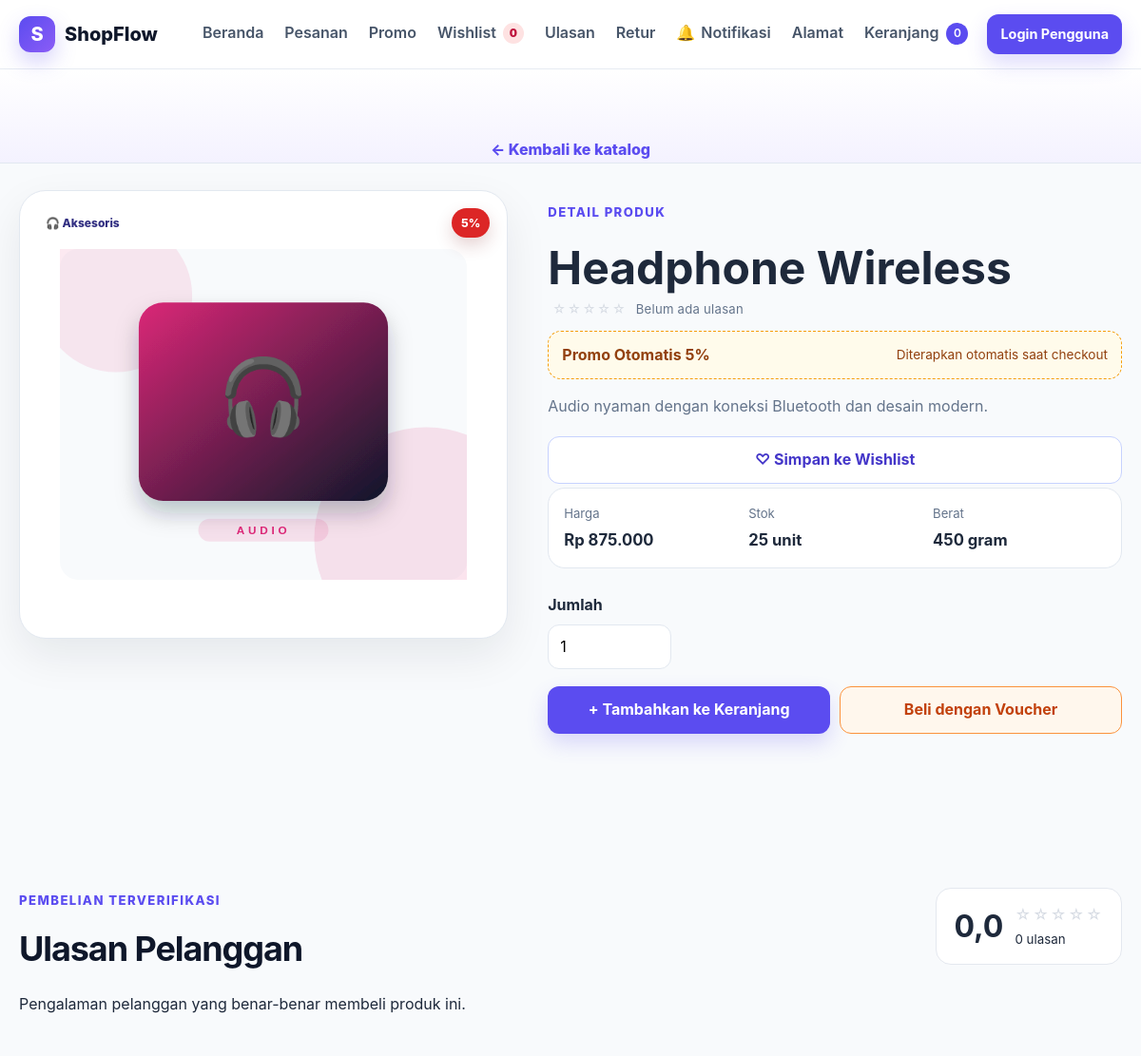
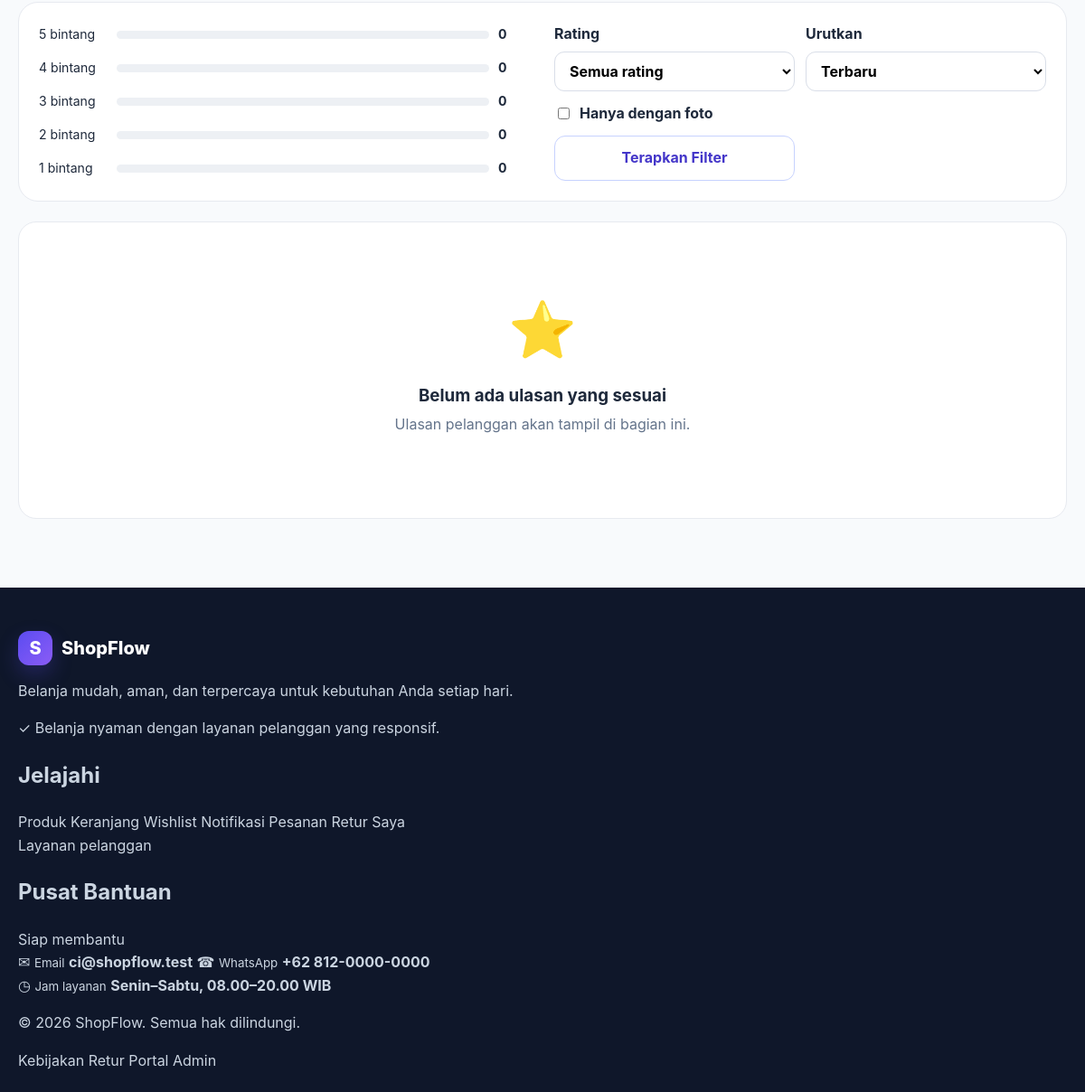
Page /product_detail.php?id=3 on the committed database (2 pictures, top to bottom).
### tables this page shows
CREATE TABLE products (
    id BIGINT UNSIGNED AUTO_INCREMENT PRIMARY KEY,
    name VARCHAR(150) NOT NULL,
    slug VARCHAR(180) NOT NULL UNIQUE,
    description TEXT NOT NULL,
    category VARCHAR(80) NOT NULL,
    category_id BIGINT UNSIGNED NULL,
    price DECIMAL(15,2) NOT NULL,
    stock INT UNSIGNED NOT NULL DEFAULT 0,
    low_stock_threshold INT UNSIGNED NOT NULL DEFAULT 5,
    image VARCHAR(255) NOT NULL,
    status VARCHAR(20) NOT NULL DEFAULT 'active',
    is_featured TINYINT(1) NOT NULL DEFAULT 0,
    has_variants TINYINT(1) NOT NULL DEFAULT 0,
    default_weight_grams INT UNSIGNED NOT NULL DEFAULT 0,
    average_rating DECIMAL(3,2) NOT NULL DEFAULT 0,
    review_count INT UNSIGNED NOT NULL DEFAULT 0,
    created_at TIMESTAMP DEFAULT CURRENT_TIMESTAMP,
    updated_at TIMESTAMP DEFAULT CURRENT_TIMESTAMP ON UPDATE CURRENT_TIMESTAMP,
    CONSTRAINT fk_products_category FOREIGN KEY (category_id) REFERENCES categories(id) ON DELETE SET NULL,
    INDEX idx_products_name (name),
    INDEX idx_products_category (category),
    INDEX idx_products_category_id (category_id),
    INDEX idx_products_status (status),
    INDEX idx_products_stock (stock)
 );

CREATE TABLE categories (
    id BIGINT UNSIGNED AUTO_INCREMENT PRIMARY KEY,
    name VARCHAR(80) NOT NULL UNIQUE,
    slug VARCHAR(100) NOT NULL UNIQUE,
    icon VARCHAR(20) NOT NULL DEFAULT '🛍️',
    image VARCHAR(255) NULL,
    status VARCHAR(20) NOT NULL DEFAULT 'active',
    created_at TIMESTAMP DEFAULT CURRENT_TIMESTAMP,
    updated_at TIMESTAMP DEFAULT CURRENT_TIMESTAMP ON UPDATE CURRENT_TIMESTAMP,
    INDEX idx_categories_status (status)
);

CREATE TABLE store_settings (
    id BIGINT UNSIGNED AUTO_INCREMENT PRIMARY KEY,
    setting_key VARCHAR(100) NOT NULL UNIQUE,
    setting_value TEXT NULL,
    updated_by BIGINT UNSIGNED NULL,
    created_at TIMESTAMP DEFAULT CURRENT_TIMESTAMP,
    updated_at TIMESTAMP DEFAULT CURRENT_TIMESTAMP ON UPDATE CURRENT_TIMESTAMP,
    CONSTRAINT fk_store_settings_user FOREIGN KEY (updated_by) REFERENCES users(id) ON DELETE SET NULL
);

### product_detail.php (the view, shortened to what the rows shown need)
<?php
require_once __DIR__ . '/config/database.php';
require_once __DIR__ . '/includes/functions.php';
$productId = filter_input(INPUT_GET, 'id', FILTER_VALIDATE_INT);
if ($productId) {
    $statement = $pdo->prepare(
        "SELECT p.*, c.name AS category_name
         FROM products p
         LEFT JOIN categories c ON c.id = p.category_id
         WHERE p.id = :id AND p.status = 'active' LIMIT 1"
    );
    $statement->execute(['id' => $productId]);
}
$product = $statement->fetch();
$variants = [];
$availableVariants = array_values(array_filter(
    $variants,
    static fn (array $variant): bool => (int) $variant['stock'] > 0
));
$wishlistMap = wishlist_product_map($pdo);
$productWishlist = $wishlistMap[(int) $product['id']] ?? null;
$preferredWishlistVariant = null;
$defaultVariant = $preferredWishlistVariant ?? ($availableVariants[0] ?? ($variants[0] ?? null));
$promotionBadges = promotion_product_badges($pdo, [$product]);
$productPromotion = $promotionBadges[(int) $product['id']] ?? null;
require __DIR__ . '/includes/header.php';
?>
<section class="section product-detail-section">
    <div class="container product-detail-layout">
        <div class="product-detail-media">
            <img
                id="product-detail-image"
                src="<?= e((string) (($defaultVariant['image'] ?? '') ?: $product['image'])) ?>"
                alt="<?= e((string) $product['name']) ?>"
            >
            <span class="category-badge"><?= category_icon((string) $product['category']) ?> <?= e((string) ($product['category_name'] ?: $product['category'])) ?></span>
            <?php if ($productPromotion): ?><span class="product-promo-badge product-promo-detail"><?= e((string) $productPromotion['label']) ?></span><?php endif; ?>
        </div>
        <div class="product-detail-copy" id="purchase">
            <span class="eyebrow">Detail Produk</span>
            <h1><?= e((string) $product['name']) ?></h1>
            <div class="rating" aria-label="Rating produk">
                <span class="rating-stars"><?= str_repeat('★', (int) round((float) $product['average_rating'])) ?><i><?= str_repeat('☆', 5 - (int) round((float) $product['average_rating'])) ?></i></span>
                <span><?= (int) $product['review_count'] > 0 ? number_format((float) $product['average_rating'], 1, ',', '.') . ' · ' . (int) $product['review_count'] . ' ulasan' : 'Belum ada ulasan' ?></span>
            </div>
            <?php if ($productPromotion): ?><div class="product-promo-callout"><strong><?= e((string) $productPromotion['name']) ?></strong><?php if ((string) $productPromotion['code'] !== ''): ?><span>Kode: <?= e((string) $productPromotion['code']) ?></span><?php else: ?><span>Diterapkan otomatis saat checkout</span><?php endif; ?></div><?php endif; ?>
            <p class="product-detail-description"><?= nl2br(e((string) $product['description'])) ?></p>
            <form class="product-detail-wishlist-form" method="post" action="wishlist_action.php">
                <button class="button <?= $productWishlist ? 'button-wishlist-active' : 'button-secondary' ?> button-full" type="submit">
                </button>
            </form>
            <?php if ((int) $product['has_variants'] === 1): ?>
                <form method="post" action="cart_action.php" class="variant-purchase-form" id="variant-purchase-form">
                    <input type="hidden" name="csrf_token" value="<?= e(csrf_token()) ?>">
                    <input type="hidden" name="action" value="add">
                    <input type="hidden" name="product_id" value="<?= (int) $product['id'] ?>">
                    <div class="variant-section-heading">
                        <div>
                            <span>Pilih Variasi</span>
                            <strong id="selected-variant-name"><?= e((string) ($defaultVariant['variant_name'] ?? 'Belum tersedia')) ?></strong>
                        </div>
                        <span class="variant-count-badge"><?= count($variants) ?> pilihan</span>
                    </div>
                    <?php if ($variants === []): ?>
                        <div class="alert alert-warning">Produk ini belum mempunyai variasi aktif. Silakan hubungi toko.</div>
                    <?php else: ?>
                        <div class="variant-option-grid">
                            <?php foreach ($variants as $index => $variant): ?>
                                <?php
                                $isSelected = $defaultVariant && (int) $defaultVariant['id'] === (int) $variant['id'];
                                $variantImage = trim((string) ($variant['image'] ?? '')) !== '' ? (string) $variant['image'] : (string) $product['image'];
                                ?>
                                <label class="variant-option <?= (int) $variant['stock'] < 1 ? 'is-disabled' : '' ?>">
                                    <input
                                        type="radio"
                                        name="variant_id"
                                        value="<?= (int) $variant['id'] ?>"
                                        data-name="<?= e((string) $variant['variant_name']) ?>"
                                        data-price="<?= e((string) $variant['price']) ?>"
                                        data-stock="<?= (int) $variant['stock'] ?>"
                                        data-weight="<?= (int) $variant['weight_grams'] ?>"
                                        data-image="<?= e($variantImage) ?>"
                                        <?= $isSelected ? 'checked' : '' ?>
                                        <?= (int) $variant['stock'] < 1 ? 'disabled' : '' ?>
                                        required
                                    >
                                    <span class="variant-option-main">
                                        <strong><?= e((string) $variant['variant_name']) ?></strong>
                                        <small>SKU <?= e((string) $variant['sku']) ?></small>
                                    </span>
                                    <span class="variant-option-meta">
                                        <b><?= rupiah($variant['price']) ?></b>
                                        <small><?= (int) $variant['stock'] > 0 ? 'Stok ' . (int) $variant['stock'] : 'Habis' ?></small>
                                    </span>
                                </label>
                            <?php endforeach; ?>
                        </div>
                        <div class="product-purchase-summary">
                            <div>
                                <span>Harga</span>
                                <strong id="selected-variant-price"><?= $defaultVariant ? rupiah($defaultVariant['price']) : '-' ?></strong>
                            </div>
                            <div>
                                <span>Stok</span>
                                <strong id="selected-variant-stock"><?= $defaultVariant ? (int) $defaultVariant['stock'] . ' unit' : '-' ?></strong>
                            </div>
                            <div>
                                <span>Berat</span>
                                <strong id="selected-variant-weight"><?= $defaultVariant ? e(weight_label((int) $defaultVariant['weight_grams'])) : '-' ?></strong>
                            </div>
                        </div>
                        <label class="purchase-quantity">
                            <span>Jumlah</span>
                            <input id="purchase-quantity" type="number" name="quantity" min="1" max="<?= (int) ($defaultVariant['stock'] ?? 1) ?>" value="1" required>
                        </label>
                        <div class="purchase-action-grid">
                            <button class="button button-primary button-full" id="add-variant-button" type="submit" <?= $availableVariants === [] ? 'disabled' : '' ?>>+ Tambahkan ke Keranjang</button>
                            <button class="button button-voucher button-full" id="voucher-variant-button" type="submit" formaction="buy_with_voucher.php" <?= $availableVariants === [] ? 'disabled' : '' ?>>Beli dengan Voucher</button>
                        </div>
                    <?php endif; ?>
                </form>
            <?php else: ?>
                <div class="product-purchase-summary">
                    <div><span>Harga</span><strong><?= rupiah($product['price']) ?></strong></div>
                    <div><span>Stok</span><strong><?= (int) $product['stock'] ?> unit</strong></div>
                    <div><span>Berat</span><strong><?= e(weight_label((int) $product['default_weight_grams'])) ?></strong></div>
                </div>
                <form method="post" action="cart_action.php" class="variant-purchase-form">
                    <label class="purchase-quantity">
                        <span>Jumlah</span>
                        <input type="number" name="quantity" min="1" max="<?= max(1, (int) $product['stock']) ?>" value="1" required>
                    </label>
                    <div class="purchase-action-grid">
                        <button class="button button-primary button-full" type="submit" <?= (int) $product['stock'] < 1 ? 'disabled' : '' ?>><?= (int) $product['stock'] > 0 ? '+ Tambahkan ke Keranjang' : 'Stok Habis' ?></button>
                        <button class="button button-voucher button-full" type="submit" formaction="buy_with_voucher.php" <?= (int) $product['stock'] < 1 ? 'disabled' : '' ?>>Beli dengan Voucher</button>
                    </div>
                </form>
            <?php endif; ?>
        </div>
    </div>
</section>
<section class="section product-reviews-section" id="ulasan">
    <div class="container">
        <div class="section-heading review-section-heading">
            <div><span class="eyebrow">Pembelian terverifikasi</span><h2>Ulasan Pelanggan</h2><p>Pengalaman pelanggan yang benar-benar membeli produk ini.</p></div>
            <div class="review-score-box"><strong><?= number_format((float) $product['average_rating'], 1, ',', '.') ?></strong><div><span class="review-stars"><?= str_repeat('★', (int) round((float) $product['average_rating'])) ?><span><?= str_repeat('☆', 5 - (int) round((float) $product['average_rating'])) ?></span></span><small><?= (int) $product['review_count'] ?> ulasan</small></div></div>
        </div>
    </div>
</section>
<?php require __DIR__ . '/includes/footer.php'; ?>

### includes/footer.php (shortened to what the rows shown need)
<?php
$footerTagline = isset($pdo)
    ? setting($pdo, 'footer_tagline', 'Belanja mudah, aman, dan terpercaya untuk kebutuhan Anda setiap hari.')
    : 'Belanja mudah, aman, dan terpercaya untuk kebutuhan Anda setiap hari.';
$footerEmail = isset($pdo) ? trim(setting($pdo, 'store_email', 'hello@shopflow.id')) : 'hello@shopflow.id';
$footerPhone = isset($pdo) ? trim(setting($pdo, 'store_phone', '+62 823-8415-6303')) : '+62 823-8415-6303';
$footerServiceHours = isset($pdo)
    ? trim(setting($pdo, 'service_hours', 'Senin–Sabtu, 08.00–20.00 WIB'))
    : 'Senin–Sabtu, 08.00–20.00 WIB';
?>
</main>
<footer class="site-footer">
    <div class="container footer-main">
        <nav class="footer-column" aria-label="Menu footer">
            <h2>Jelajahi</h2>
        </nav>
        <section class="footer-column footer-support" aria-label="Pusat bantuan">
            <div class="footer-heading-row">
                <div>
                    <h2>Pusat Bantuan</h2>
                </div>
            </div>
            <div class="footer-contact-list">
                <?php if ($footerServiceHours !== ''): ?>
                    <div class="footer-contact-item footer-contact-static">
                        <span class="footer-contact-icon" aria-hidden="true">◷</span>
                        <span>
                            <small>Jam layanan</small>
                            <strong><?= e($footerServiceHours) ?></strong>
                        </span>
                    </div>
                <?php endif; ?>
            </div>
        </section>
    </div>
</footer>
</body>
</html>

### rows in the picture
products: image (picture), category "🎧", category.name "Aksesoris", id "5%", name "Headphone Wireless", average_rating "☆☆☆☆☆", id "Promo Otomatis 5%", description "Audio nyaman dengan koneksi Bluetooth dan desain modern.", price "Rp 875.000", stock "25", default_weight_grams "450 gram", average_rating "0,0", review_count "0"
store_settings: setting_value "Senin–Sabtu, 08.00–20.00 WIB"

### other values in the picture
$storeName "ShopFlow"
$wishlistTotal "0"
cart_count() "0"
$reviewDistribution[$star] "0"
substr($footerStoreName, 0, 1) "S"
$footerStoreName "ShopFlow"
$footerTagline "Belanja mudah, aman, dan terpercaya untuk kebutuhan Anda setiap hari."
$footerEmail "ci@shopflow.test"
$footerPhone "+62 812-0000-0000"
